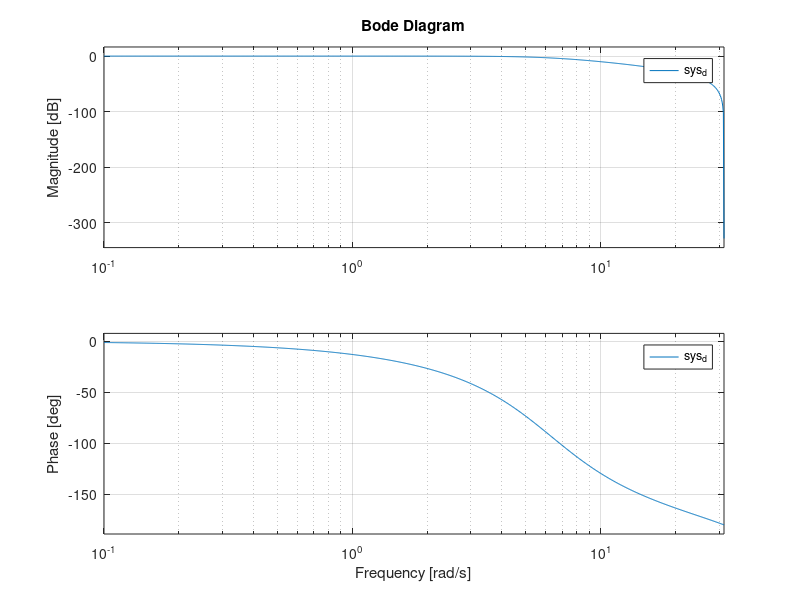

Recreate this plot in MATLAB. (Note: this script raises an error after producing the figure.)
% The following script is the initializer for SPOT 3.0; in this script,
% users define all initials parameters and/or constants required for
% simulation and experiment.

% Version: 3.07 (Beta Release)

% Authors: Alexander Crain
% Legacy: David Rogers & Kirk Hovell

clear;
clc;
close all force;
addpath(genpath('../../Custom_Library'))

warning('off','all')

fprintf('|----------------------------------------------------------------|\n')
fprintf('|----------------------------------------------------------------|\n')
fprintf('|                       -------------------                      |\n')
fprintf('|                     | Welcome to SPOT 3.0 |                    |\n')
fprintf('|                       -------------------                      |\n')
fprintf('|                                                                |\n')
fprintf('|Authors (v3.0): Alex Crain                                      |\n')
fprintf('|Authors (v2.0): Alex Crain and Kirk Hovell                      |\n')
fprintf('|Authors (Legacy): Dave Rogers and Kirk Hovell                   |\n')
fprintf('|                                                                |\n')
fprintf('|Current Version: 3.07 (Beta Release)                            |\n')
fprintf('|                                                                |\n')
fprintf('|Last Edit: 2021-03-07                                           |\n')
fprintf('|                                                                |\n')
fprintf('|----------------------------------------------------------------|\n')
fprintf('|----------------------------------------------------------------|\n')

%% User-defined constants:
addpath('Basic Math');

% Converting from degrees to radians and vis versa:

d2r                            = pi/180;
r2d                            = 180/pi;

% Initialize the table size for use in the GUI (don't delete):

xLength                        = 3.51155;   % [m]
yLength                        = 2.41935;   % [m]

% Initialize the PID gains for the RED platform:

Kp_xr                          = 2;
Kd_xr                          = 5;

Kp_yr                          = 2;
Kd_yr                          = 5;

Kp_tr                          = 0.1;
Kd_tr                          = 0.4;

% Initialize the PID gains for the BLACK platform:

Kp_xb                          = 2;
Kd_xb                          = 5;

Kp_yb                          = 2;
Kd_yb                          = 5;

Kp_tb                          = 0.017;
Kd_tb                          = 0.1;

% Initialize the PID gains for the BLUE platform:

Kp_xblue                       = 2;
Kd_xblue                       = 5;

Kp_yblue                       = 2;
Kd_yblue                       = 5;

Kp_tblue                       = 0.1;
Kd_tblue                       = 0.4;

% Set the noise variance level for the RED and BLACK platforms:

noise_variance_RED             = 0;
noise_variance_BLACK           = 0;
noise_variance_BLUE            = 0;
    

%% Set the base sampling rate: 

% This variable will change the frequency at which the template runs. If
% the frequency of the template changes, the frequency of the server must
% also be changed, i.e. open the StreamData.sln under the PhaseSpace Server
% folder, and change line 204 from owl.frequency(10) to 
% owl.frequency(serverRate):

baseRate                       = 0.1;      % [seconds between samples]

%% Set the frequency that the data is being sent up from the PhaseSpace:

% This variable must be less then the baseRate; in simulation, setting this
% equal to the baseRate causes the simulation fail, while in experiment
% setting this equal to or higher then the baseRate causes the data to
% buffer in the UDP send.

serverRate                     = 2*baseRate;       % 10 Hz

%% CUSTOM CONTROLLER DESIGN:

% Chaser spacecraft control gain.
kd = 5.0;

% Filter cutoff frequency:
f_cutoff = 1.0;
w_filter = 2*pi*f_cutoff; % [rad/s]

num = w_filter^2;
den = [1 sqrt(2)*w_filter w_filter^2];

sys = tf(num, den);
sys_d = c2d(sys, baseRate, 'tustin');

bode(sys_d)
grid on

num_d = sys_d.num{1};
den_d = sys_d.den{1};

% Pick the home states and the maximum amount of time we expect
% an experiment to run:
Phase3_SubPhase4_Duration = 3.0*60;
home_states_RED = [xLength/2+0.4; yLength/2; 0]; % [m; m; rad]
home_states_BLACK = [xLength/2-0.4; yLength/2; 0]; % [m; m; rad]

%% Set the duration of each major phase in the experiment, in seconds:

% Set the duration of the sub-phases. Sub-phases occur during the
% experiment phase (Phase3_Duration) and must be manually inserted into the
% diagram. The total duration of the sub-phases must equal the length of
% the Phase3_Duration.

Phase3_SubPhase1_Duration      = 5;        % [s]
Phase3_SubPhase2_Duration      = 5;        % [s]
Phase3_SubPhase3_Duration      = 1;        % [s]
% Phase3_SubPhase4_Duration      = 2*60;      % [s]
Phase3_SubPhase3_and_a_half    = 5; % Time for the chase to do nothing while the target spins up.


Phase0_Duration                = 10;        % [s]
Phase1_Duration                = 5;         % [s]
Phase2_Duration                = 20;        % [s]
Phase3_Duration                =   Phase3_SubPhase1_Duration... 
                                 + Phase3_SubPhase2_Duration...
                                 + Phase3_SubPhase3_Duration...
                                 + Phase3_SubPhase4_Duration + Phase3_SubPhase3_and_a_half;       % [s]
Phase4_Duration                = 20;        % [s]
Phase5_Duration                = 5;         % [s]

% Determine the total experiment time from the durations:

tsim                           = Phase0_Duration + Phase1_Duration + ...
                                 Phase2_Duration + Phase3_Duration + ...
                                 Phase4_Duration + Phase5_Duration;        

% Determine the start time of each phase based on the duration:

Phase0_End                     = Phase0_Duration;
Phase1_End                     = Phase0_Duration + Phase1_Duration;           
Phase2_End                     = Phase0_Duration + Phase1_Duration + ...
                                 Phase2_Duration;         
Phase3_End                     = Phase0_Duration + Phase1_Duration + ...
                                 Phase2_Duration + Phase3_Duration;      
Phase4_End                     = Phase0_Duration + Phase1_Duration + ...
                                 Phase2_Duration + Phase3_Duration + ...
                                 Phase4_Duration; 
Phase5_End                     = Phase0_Duration + Phase1_Duration + ...
                                 Phase2_Duration + Phase3_Duration + ...
                                 Phase4_Duration + Phase5_Duration;                              
                             
% Determine the start time of each sub-phase based on the duration:  

Phase3_SubPhase1_End           = Phase2_End + Phase3_SubPhase1_Duration;
Phase3_SubPhase2_End           = Phase2_End + Phase3_SubPhase1_Duration + ...
                                 Phase3_SubPhase2_Duration;
Phase3_SubPhase3_End_BLACK           = Phase2_End + Phase3_SubPhase1_Duration + ...
                                 Phase3_SubPhase2_Duration +...
                                 Phase3_SubPhase3_Duration + Phase3_SubPhase3_and_a_half;
                             

Phase3_SubPhase3_End_RED           = Phase2_End + Phase3_SubPhase1_Duration + ...
                                 Phase3_SubPhase2_Duration +...
                                 Phase3_SubPhase3_Duration ;                            

                             
Phase3_SubPhase4_End           = Phase2_End + Phase3_SubPhase1_Duration + ...
                                 Phase3_SubPhase2_Duration +...
                                 Phase3_SubPhase3_Duration +...
                                 Phase3_SubPhase4_Duration + Phase3_SubPhase3_and_a_half;                             
                          
%% Load in any required data:

% Define the mass properties for the RED, BLACK, and BLUE platforms:

model_param(1)                 = 16.9478; % RED Mass
model_param(2)                 = 0.2709;  % RED Inertia;
model_param(3)                 = 12.3341; % BLACK Mass
model_param(4)                 = 0.1880;  % BLACK Inertia
model_param(5)                 = 12.7621; % BLUE Mass
model_param(6)                 = 0.1930;  % BLUE Inertia

REDMass = model_param(1);
REDInertia = model_param(2);
BLACKMass = model_param(3);
BLACKInertia = model_param(4);

% Initialize the thruster positions for the RED, BLACK, and BLUE platforms,
% as well as the expected maximum forces. The expected forces will only 
% affect the simulations.

F_thrusters_RED               = 0.25.*ones(8,1);
F_thrusters_BLACK             = 0.25.*ones(8,1);
F_thrusters_BLUE              = 0.25.*ones(8,1);
thruster_dist2CG_RED          = [49.92;-78.08;70.46;-63.54;81.08;-50.42;57.44;-75.96];
thruster_dist2CG_BLACK        = [83.42;-52.58;55.94;-60.05;54.08;-53.92;77.06;-55.94];
thruster_dist2CG_BLUE         = [83.42;-52.58;55.94;-60.05;54.08;-53.92;77.06;-55.94];

%% SELECT WEIGHTS FOR PARAMETER OPTIMIZATION:
W_CLVF = [1,100];
W_LVF = [1,100];

%% TARGET SPACECRAFT PHYSICAL CHARACTERISTICS: 

% PARAMETERS I CANNOT CHANGE (physical characteristics of target).
theta_d             = 30*d2r;           % Angle of the docking cone.
d                   = [0.16;0.542;0];   % docking position.
d_norm              = sqrt(sum(d.^2));  % Norm of the docking position.
o_hat_prime         = [0;1;0];          % Orientation of the docking cone.

% For the max acceleration:
u_max_scalar = 0.4;                                 % Approx max force.
a_max               = u_max_scalar/BLACKMass;       % Max accel given max force.

%% SELECT CONDITIONS:

% Setup all of our initial conditions:
ICStructure = getICStructure();

% Select the conditions:
initialConditionSet = 5;

w_body = ICStructure.w_body{initialConditionSet};
rT_I0 = ICStructure.rT_I0{initialConditionSet};
rC_I0 = ICStructure.rC_I0{initialConditionSet};

rC_T0 = rC_I0 - rT_I0;
vC_T0 = zeros(3,1);

% NOTE - according to my thesis work, the following rotational parameters
% apply to a spacecraft spinning at a constant rate:
%
% w_max == abs(w_body)
% rotNorm == w_body^2
% dockingPortNorm == w_body^2 * d_norm
w_max = abs(w_body);
rotNorm = w_body^2;
dockingPortNorm = rotNorm * d_norm;

%% SETUP THE SWITCH STRUCTURE:
% For the switching condition:
acceptableRadius        = 0.05;                     % a 5cm radius.
timeThreshold           = 5;                        % 5 seconds staying in the radius
cntThreshold            = timeThreshold/baseRate;
        
%% LVF DESIGN PROCEDURE

% Safe distance to stay away from the docking cone:
a_prime = 0.2; % Initial guess for a

% INITIALIZING LYAPUNOV GUESSES:
% An initial guess:
v_max = 0.01; 
fact = 95/100;
finalAngle = fact*pi;

muLimit = 1000;
muFact = 10;

tol = 10^-6;
mu = 0.1; % My weighting parameter for the perf vs. constraints.
gamma = 0.2; % My damping factor
beta = 0.1; % My reduction factor.

% The interior-point solver below is implemented in the
% LVF_parameter_optimization folder.

v_max = interiorPointLVF_heur(...
    a_prime, ...
    v_max, ...
    a_max, ...
    w_max, ...
    rotNorm, ...
    dockingPortNorm, ...
    theta_d, ...
    fact, ...
    W_LVF, ...
    mu, ...
    tol, ...
    gamma, ...
    beta, ...
    muFact, ...
    muLimit...
);

% What were our estimates?
T_est_LVF = T_heur_LVF(a_prime,finalAngle,v_max);
F_est_LVF = F_heur_LVF(a_prime,dockingPortNorm,finalAngle,v_max,rotNorm,w_max);

disp("LVF time estimate: " + num2str(T_est_LVF) + " seconds.")
disp("LVF deltaV estimate: " + num2str(F_est_LVF) + " m/s.")
                
%% CLVF DESIGN PROCEDURE
% PERFORMING THE DESIGN PROCEDURE OF THE THREE GAINS TO SELECT:

aTimesOVec = d + a_prime*o_hat_prime;
a = sqrt(sum(aTimesOVec.^2));
o_hat_B = aTimesOVec./a;

% INITIALIZE OUR PARAMETERS FOR THE SEARCH:
b = 1.0;
ka = 0.01;
kc = 0.01;

tol = 10^-5;
mu = 0.1; % My weighting parameter for the perf vs. constraints.
gamma = 0.2; % My damping factor
beta = 0.1; % My reduction factor.

muLimit = 1000;
muFact = 10.0;

% NOTE - according to my thesis work, the following rotational parameters
% apply to a spacecraft spinning at a constant rate:
%
% w_max == abs(w_body)
% rotNorm == w_body^2
% dockingPortNorm == w_body^2 * d_norm

% The interior-point solver below is implemented in the
% CLVF_parameter_optimization folder.

[b, kc, ka] = interiorPointCLVF_heur(...
    b, ...
    kc, ...
    ka, ...
    a, ...
    a_max,... 
    w_max, ...
    rotNorm, ...
    rC_T0, ...
    vC_T0, ...
    W_CLVF, ...
    mu, ...
    tol, ...
    gamma, ...
    beta, ...
    muFact, ...
    muLimit...
);

% What were our estimates?
T_est = T_heur(a,b,ka,kc,rC_T0);
F_est = F_heur(a,b,ka,kc,rC_T0,vC_T0,rotNorm,w_max);

disp("CLVF T estimate is: " + num2str(T_est) + " seconds.");
disp("CLVF Fuel estimate is: " + num2str(F_est) + " m/s.");

disp("new ka is " + num2str(ka));
disp("new kc is " + num2str(kc));
disp("new b is " + num2str(b));  

%% MPC DESIGN PROCEDURE:
% Select the weighting matrices:
R = eye(3);
Q = eye(6)*100;
Q_final = Q*100;

% Get the A_cone and b_cone [body frame] approximation of the docking cone:
C_CB = C3(pi/2);
[A_cone, b_cone] = return_square_cone(theta_d, d, C_CB);
MPCStructure = getMPCStructure(BLACKMass, b_cone, R, Q, Q_final, u_max_scalar, kc, aTimesOVec);

%%  Set the drop, initial, and home positions for each platform:

drop_states_RED           = rT_I0; % [m; m; rad]
drop_states_BLACK         = rC_I0;
drop_states_BLUE          = [ xLength/2+0.9; yLength/2+0.5; 0];         % [m; m; rad]

init_states_RED           = rT_I0;
init_states_BLACK         = rC_I0;
init_states_BLUE          = [ xLength/2+0.9; yLength/2+0.5; 0];      % [m; m; rad]

% home_states_RED           = [ xLength/2+0.7; yLength/2; pi]; % [m; m; rad]
% home_states_BLACK         = [ xLength/2; yLength/2; 0];  % [m; m; rad]
home_states_BLUE          = [ xLength/2-0.9; yLength/2+0.5; 0];  % [m; m; rad]
                                   
%% Start the graphical user interface:

run('GUI_v3_07')

